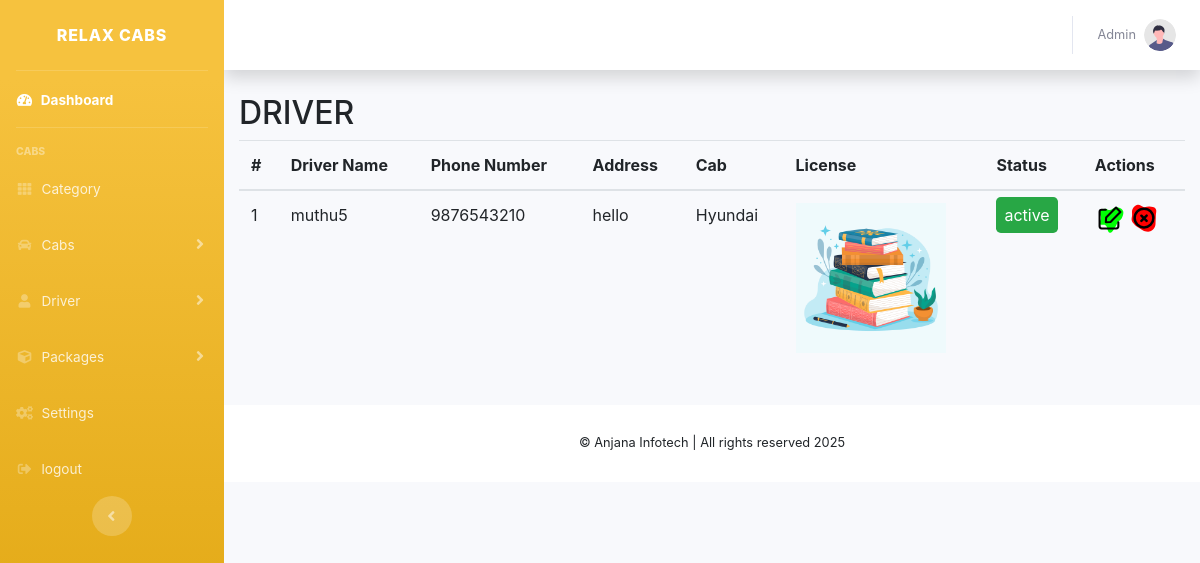
The page /admin/pages/list_driver.php (signed in) on the database its author committed.
### tables this page shows
CREATE TABLE `driver` (
  `id` int(11) NOT NULL,
  `name` varchar(255) NOT NULL,
  `phone` varchar(255) NOT NULL,
  `address` text NOT NULL,
  `cab_id` int(11) NOT NULL,
  `license` text NOT NULL,
  `status` enum('active','inactive') NOT NULL
);

CREATE TABLE `cabs` (
  `id` int(11) NOT NULL,
  `car_name` varchar(255) NOT NULL,
  `car_number` varchar(255) NOT NULL,
  `category` int(11) NOT NULL DEFAULT 1,
  `seats` int(11) NOT NULL,
  `price` int(11) NOT NULL,
  `image` text NOT NULL,
  `status` enum('available','not available') NOT NULL DEFAULT 'available'
);

### admin/pages/list_driver.php (the view, shortened to what this page needs)
<?php
include('./includes/topbar.php');
?>
<div class="container" id="table_container">
    <h2>DRIVER</h2>
    <table class="table" id="table">
        <thead>
            <tr>
                <th scope="col">#</th>
                <th scope="col">Driver Name</th>
                <th scope="col">Phone Number</th>
                <th scope="col">Address</th>
                <th scope="col">Cab</th>
                <th scope="col">License</th>
                <th scope="col">Status</th>
                <th scope="col">Actions</th>
            </tr>
        </thead>
        <tbody>
            <?php
            $i = 1;
            $result = mysqli_query($connect, "select * from driver");
            while ($data = mysqli_fetch_assoc($result)) {
            ?>
                <tr>
                    <td><?php echo $i++; ?></td>
                    <td><?php echo $data['name'] ?></td>
                    <td><?php echo $data['phone'] ?></td>
                    <td><?php echo $data['address'] ?></td>
                    <td><?php $id = $data['cab_id'];
                        $q = mysqli_fetch_assoc(mysqli_query($connect, "select * from cabs where id = '$id' limit 1"));
                        echo $q['car_name'] ?></td>
                    <td><img src="<?php echo $data['license'] ?>" width="150"></td>
                    <td><span class="p-2 rounded-lg text-white <?php echo $data['status']=='inactive' ? 'bg-danger' : 'bg-success' ?>"><?php echo $data['status'] ?></span></td>
                    <td>
                        <a href="add_driver.php?id=<?php echo $data['id'] ?>"><img src="./icons/edit.svg" alt="" width="30"></a>
                        <img style="cursor: pointer;" onclick="delete_cabs(<?php echo $data['id'] ?>)" src="./icons/delete.svg" width="30" alt="">
                    </td>
                </tr>
            <?php } ?>
        </tbody>
    </table>
</div>
<?php
include('./includes/footer.php');
?>

### rows shown on the page
driver: name "muthu5", phone "9876543210", address "hello", cab.car_name "Hyundai", license (picture), status "active"
